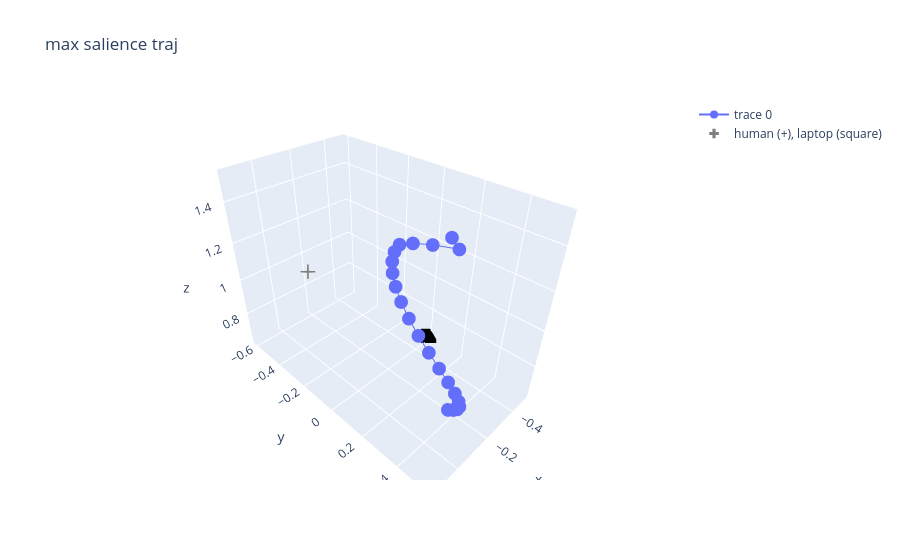

Write notebook code for a chart like this one.
### Code cell
vis_trajectory(max_salience_traj, "max salience traj")

### Figure 1 — Plotly figure (JSON) as saved in the notebook; plotly's stock layout.template omitted (floating-point values rounded to 4 significant figures)
{"data": [{"mode": "lines+markers", "type": "scatter3d", "x": [-0.1179, -0.1181, -0.04037, 0.01114, 0.04737, 0.07338, 0.09615, 0.1153, 0.1298, 0.1385, 0.1402, 0.1342, 0.12, 0.0981, 0.0696, 0.03645, 0.001158, -0.03346, -0.06472, -0.08749, -0.1003], "y": [0.353, 0.3861, 0.3374, 0.2995, 0.2765, 0.2797, 0.2923, 0.3128, 0.3399, 0.372, 0.4072, 0.4432, 0.4772, 0.5061, 0.5269, 0.537, 0.5349, 0.5203, 0.4944, 0.4626, 0.43], "z": [1.505, 1.475, 1.503, 1.514, 1.515, 1.501, 1.482, 1.458, 1.428, 1.392, 1.349, 1.299, 1.242, 1.179, 1.11, 1.039, 0.9685, 0.9008, 0.8395, 0.7894, 0.752]}, {"marker": {"color": ["gray", "black"], "showscale": false, "size": 8, "symbol": ["cross", "square"]}, "mode": "markers", "name": "human (+), laptop (square)", "type": "scatter3d", "x": [-0.2, -0.5], "y": [-0.6, 0], "z": [0.9, 0.635]}], "layout": {"title": {"text": "max salience traj"}}}
